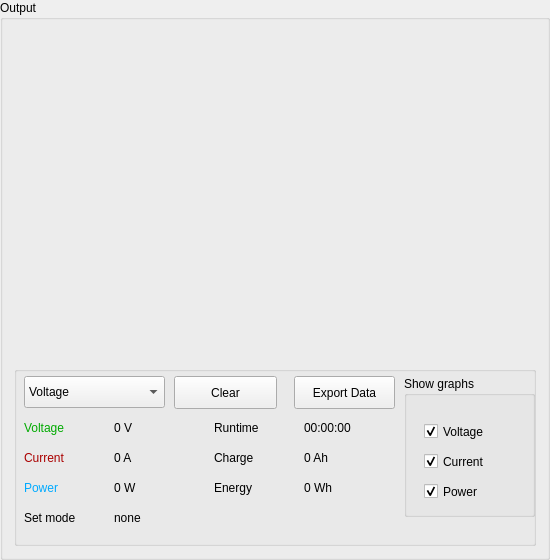
         <widget class="QGroupBox" name="groupBox_3">
          <property name="minimumSize">
           <size>
            <width>550</width>
            <height>560</height>
           </size>
          </property>
          <property name="title">
           <string>Output</string>
          </property>
          <layout class="QGridLayout" name="gridLayout_5">
           <item row="1" column="0">
            <widget class="QGroupBox" name="groupBox">
             <property name="minimumSize">
              <size>
               <width>0</width>
               <height>180</height>
              </size>
             </property>
             <property name="maximumSize">
              <size>
               <width>16777215</width>
               <height>180</height>
              </size>
             </property>
             <widget class="QLabel" name="lbl_mode">
              <property name="geometry">
               <rect>
                <x>100</x>
                <y>140</y>
                <width>141</width>
                <height>24</height>
               </rect>
              </property>
              <property name="text">
               <string>none</string>
              </property>
             </widget>
             <widget class="QLabel" name="lbl_runtime_out">
              <property name="geometry">
               <rect>
                <x>290</x>
                <y>50</y>
                <width>81</width>
                <height>24</height>
               </rect>
              </property>
              <property name="text">
               <string>00:00:00</string>
              </property>
             </widget>
             <widget class="QLabel" name="lbl_power_out">
              <property name="geometry">
               <rect>
                <x>100</x>
                <y>110</y>
                <width>81</width>
                <height>24</height>
               </rect>
              </property>
              <property name="text">
               <string>0 W</string>
              </property>
             </widget>
             <widget class="QLabel" name="lbl_charge_out">
              <property name="geometry">
               <rect>
                <x>290</x>
                <y>80</y>
                <width>81</width>
                <height>24</height>
               </rect>
              </property>
              <property name="text">
               <string>0 Ah</string>
              </property>
             </widget>
             <widget class="QLabel" name="lbl_energy_out">
              <property name="geometry">
               <rect>
                <x>290</x>
                <y>110</y>
                <width>81</width>
                <height>24</height>
               </rect>
              </property>
              <property name="text">
               <string>0 Wh</string>
              </property>
             </widget>
             <widget class="QLabel" name="lbl_desc_6">
              <property name="geometry">
               <rect>
                <x>200</x>
                <y>110</y>
                <width>71</width>
                <height>24</height>
               </rect>
              </property>
              <property name="text">
               <string>Energy</string>
              </property>
             </widget>
             <widget class="QLabel" name="lbl_desc_4">
              <property name="geometry">
               <rect>
                <x>200</x>
                <y>50</y>
                <width>71</width>
                <height>24</height>
               </rect>
              </property>
              <property name="text">
               <string>Runtime</string>
              </property>
             </widget>
             <widget class="QLabel" name="lbl_desc_7">
              <property name="geometry">
               <rect>
                <x>10</x>
                <y>140</y>
                <width>81</width>
                <height>24</height>
               </rect>
              </property>
              <property name="text">
               <string>Set mode</string>
              </property>
             </widget>
             <widget class="QLabel" name="lbl_volt_out">
              <property name="geometry">
               <rect>
                <x>100</x>
                <y>50</y>
                <width>81</width>
                <height>24</height>
               </rect>
              </property>
              <property name="text">
               <string>0 V</string>
              </property>
             </widget>
             <widget class="QLabel" name="lbl_desc">
              <property name="geometry">
               <rect>
                <x>10</x>
                <y>50</y>
                <width>61</width>
                <height>24</height>
               </rect>
              </property>
              <property name="styleSheet">
               <string notr="true">color: rgb(0, 170, 0);</string>
              </property>
              <property name="text">
               <string>Voltage</string>
              </property>
             </widget>
             <widget class="QPushButton" name="btn_clearOut">
              <property name="geometry">
               <rect>
                <x>160</x>
                <y>10</y>
                <width>103</width>
                <height>33</height>
               </rect>
              </property>
              <property name="text">
               <string>Clear</string>
              </property>
             </widget>
             <widget class="QComboBox" name="cmbBox_outGraphSel">
              <property name="geometry">
               <rect>
                <x>10</x>
                <y>10</y>
                <width>141</width>
                <height>32</height>
               </rect>
              </property>
              <item>
               <property name="text">
                <string>Voltage</string>
               </property>
              </item>
              <item>
               <property name="text">
                <string>Current</string>
               </property>
              </item>
              <item>
               <property name="text">
                <string>Power</string>
               </property>
              </item>
             </widget>
             <widget class="QLabel" name="lbl_desc_3">
              <property name="geometry">
               <rect>
                <x>10</x>
                <y>110</y>
                <width>61</width>
                <height>24</height>
               </rect>
              </property>
              <property name="styleSheet">
               <string notr="true">color: rgb(0, 170, 255);</string>
              </property>
              <property name="text">
               <string>Power</string>
              </property>
             </widget>
             <widget class="QLabel" name="lbl_desc_5">
              <property name="geometry">
               <rect>
                <x>200</x>
                <y>80</y>
                <width>71</width>
                <height>24</height>
               </rect>
              </property>
              <property name="text">
               <string>Charge</string>
              </property>
             </widget>
             <widget class="QLabel" name="lbl_current_out">
              <property name="geometry">
               <rect>
                <x>100</x>
                <y>80</y>
                <width>81</width>
                <height>24</height>
               </rect>
              </property>
              <property name="text">
               <string>0 A</string>
              </property>
             </widget>
             <widget class="QLabel" name="lbl_desc_2">
              <property name="geometry">
               <rect>
                <x>10</x>
                <y>80</y>
                <width>61</width>
                <height>24</height>
               </rect>
              </property>
              <property name="styleSheet">
               <string notr="true">color: rgb(170, 0, 0);</string>
              </property>
              <property name="text">
               <string>Current</string>
              </property>
             </widget>
             <widget class="QPushButton" name="btn_export">
              <property name="geometry">
               <rect>
                <x>280</x>
                <y>10</y>
                <width>101</width>
                <height>33</height>
               </rect>
              </property>
              <property name="text">
               <string>Export Data</string>
              </property>
             </widget>
             <widget class="QGroupBox" name="groupBox_4">
              <property name="geometry">
               <rect>
                <x>390</x>
                <y>10</y>
                <width>131</width>
                <height>141</height>
               </rect>
              </property>
              <property name="title">
               <string>Show graphs</string>
              </property>
              <widget class="QCheckBox" name="chk_show_power">
               <property name="geometry">
                <rect>
                 <x>20</x>
                 <y>100</y>
                 <width>81</width>
                 <height>31</height>
                </rect>
               </property>
               <property name="sizePolicy">
                <sizepolicy hsizetype="Minimum" vsizetype="Fixed">
                 <horstretch>0</horstretch>
                 <verstretch>0</verstretch>
                </sizepolicy>
               </property>
               <property name="text">
                <string>Power</string>
               </property>
               <property name="iconSize">
                <size>
                 <width>20</width>
                 <height>20</height>
                </size>
               </property>
               <property name="checked">
                <bool>true</bool>
               </property>
              </widget>
              <widget class="QCheckBox" name="chk_show_voltage">
               <property name="geometry">
                <rect>
                 <x>20</x>
                 <y>40</y>
                 <width>91</width>
                 <height>31</height>
                </rect>
               </property>
               <property name="sizePolicy">
                <sizepolicy hsizetype="Minimum" vsizetype="Fixed">
                 <horstretch>0</horstretch>
                 <verstretch>0</verstretch>
                </sizepolicy>
               </property>
               <property name="text">
                <string>Voltage</string>
               </property>
               <property name="iconSize">
                <size>
                 <width>20</width>
                 <height>20</height>
                </size>
               </property>
               <property name="checked">
                <bool>true</bool>
               </property>
              </widget>
              <widget class="QCheckBox" name="chk_show_current">
               <property name="geometry">
                <rect>
                 <x>20</x>
                 <y>70</y>
                 <width>91</width>
                 <height>31</height>
                </rect>
               </property>
               <property name="sizePolicy">
                <sizepolicy hsizetype="Minimum" vsizetype="Fixed">
                 <horstretch>0</horstretch>
                 <verstretch>0</verstretch>
                </sizepolicy>
               </property>
               <property name="text">
                <string>Current</string>
               </property>
               <property name="iconSize">
                <size>
                 <width>20</width>
                 <height>20</height>
                </size>
               </property>
               <property name="checked">
                <bool>true</bool>
               </property>
              </widget>
             </widget>
            </widget>
           </item>
           <item row="0" column="0">
            <widget class="QWidget" name="widget_graph" native="true">
             <layout class="QVBoxLayout" name="verticalLayout">
              <item>
               <layout class="QVBoxLayout" name="layout_graph">
                <property name="spacing">
                 <number>0</number>
                </property>
                <property name="sizeConstraint">
                 <enum>QLayout::SetDefaultConstraint</enum>
                </property>
                <property name="leftMargin">
                 <number>0</number>
                </property>
               </layout>
              </item>
             </layout>
            </widget>
           </item>
          </layout>
         </widget>
